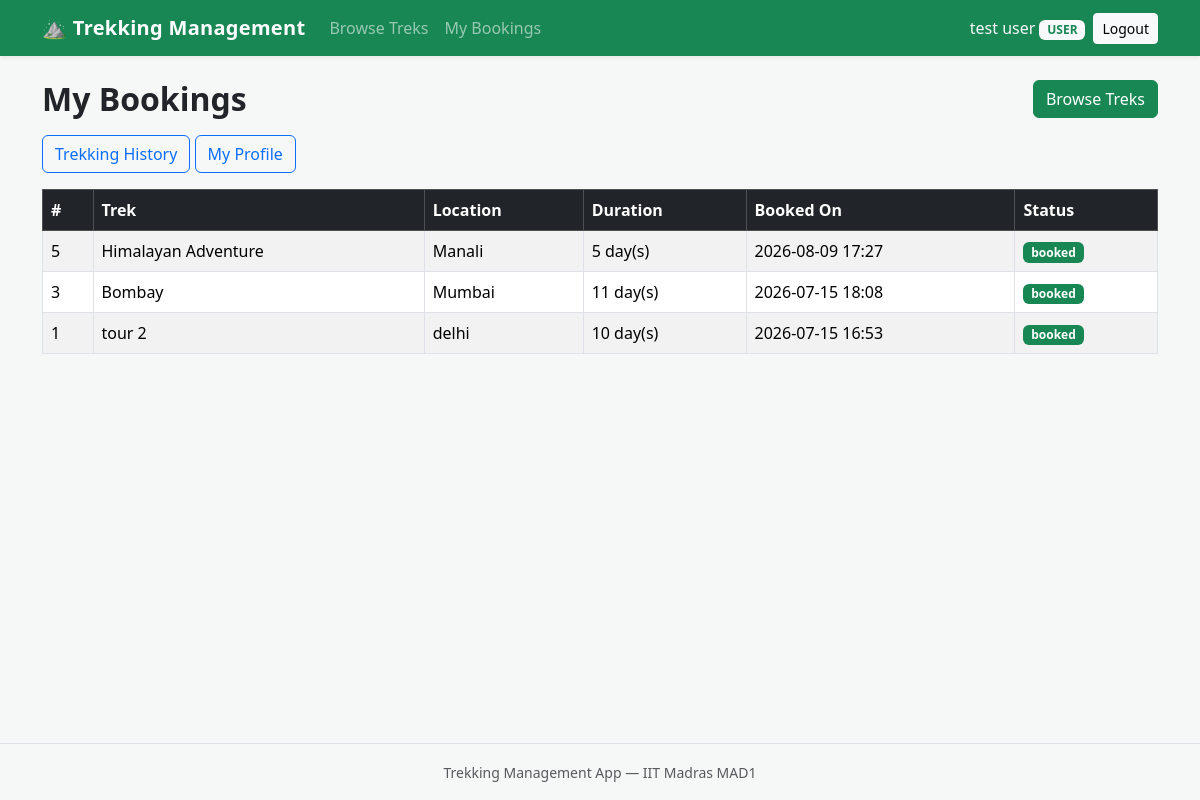
/dashboard (signed in), run on the app's committed database.
### models/user.py (models this page shows, shortened)
class User(UserMixin, db.Model):
    __tablename__ = "users"
    id = db.Column(db.Integer, primary_key=True)
    name = db.Column(db.String(80), nullable=False)
    email = db.Column(db.String(120), unique=True, nullable=False)
    password_hash = db.Column(db.String(255), nullable=False)
    role = db.Column(db.String(20), nullable=False, default="user")
    approved = db.Column(db.Boolean, nullable=False, default=False)
    blacklisted = db.Column(db.Boolean, nullable=False, default=False)
    bookings = db.relationship("Booking", backref="user", lazy=True)

### models/booking.py (models this page shows, shortened)
class Booking(db.Model):
    __tablename__ = "bookings"
    id = db.Column(db.Integer, primary_key=True)
    user_id = db.Column(db.Integer, db.ForeignKey("users.id"), nullable=False)
    trek_id = db.Column(db.Integer, db.ForeignKey("treks.id"), nullable=False)
    booking_date = db.Column(db.DateTime, nullable=False, default=datetime.utcnow)
    status = db.Column(db.String(20), nullable=False, default="booked")

### models/trek.py (models this page shows, shortened)
class Trek(db.Model):
    __tablename__ = "treks"
    id = db.Column(db.Integer, primary_key=True)
    name = db.Column(db.String(120), nullable=False)
    location = db.Column(db.String(120), nullable=False)
    difficulty = db.Column(db.String(20), nullable=True)
    duration = db.Column(db.Integer, nullable=False, default=1)
    available_slots = db.Column(db.Integer, nullable=False, default=0)
    status = db.Column(db.String(20), nullable=False, default="open")
    start_date = db.Column(db.Date, nullable=True)
    end_date = db.Column(db.Date, nullable=True)
    description = db.Column(db.Text, nullable=True)
    staff_id = db.Column(db.Integer, db.ForeignKey("users.id"), nullable=True)
    staff = db.relationship("User", backref="assigned_treks")
    bookings = db.relationship("Booking", backref="trek", lazy=True)

### routes/user.py (the view)
@user_bp.route("/dashboard")
@login_required
def dashboard():
    bookings = (
    Booking.query.filter_by(
        user_id=current_user.id,
        status="booked"
    )
    .order_by(Booking.booking_date.desc())
    .all()
)
    return render_template("user/dashboard.html", bookings=bookings)

### models/user.py (called while the page is built)
@login_manager.user_loader
def load_user(user_id):
    return User.query.get(int(user_id))

### templates/user/dashboard.html (shortened to what this page needs)
{% extends "base.html" %}
{% block content %}
<div class="d-flex justify-content-between align-items-center mb-3">
    <h2 class="mb-0">My Bookings</h2>
    <a class="btn btn-success" href="{{ url_for('user.home') }}">
        Browse Treks
    </a>
</div>
<div class="mb-3">
    <a href="{{ url_for('user.history') }}"
   class="btn btn-outline-primary">
    Trekking History
</a>
<a href="{{ url_for('user.profile') }}"
   class="btn btn-outline-primary">
    My Profile
</a>
</div>
{% if bookings %}
<div class="table-responsive">
    <table class="table table-striped table-bordered align-middle">
        <thead class="table-dark">
            <tr>
                <th>#</th>
                <th>Trek</th>
                <th>Location</th>
                <th>Duration</th>
                <th>Booked On</th>
                <th>Status</th>
            </tr>
        </thead>
        <tbody>
            {% for booking in bookings %}
            <tr>
                <td>{{ booking.id }}</td>
                <td>{{ booking.trek.name }}</td>
                <td>{{ booking.trek.location }}</td>
                <td>{{ booking.trek.duration }} day(s)</td>
                <td>{{ booking.booking_date.strftime('%Y-%m-%d %H:%M') }}</td>
                <td>
                    <span class="badge bg-success">{{ booking.status }}</span>
                </td>
            </tr>
            {% endfor %}
        </tbody>
    </table>
</div>
{% else %}
<p class="text-muted">
    You have not booked any treks yet.
    <a href="{{ url_for('user.home') }}">Browse available treks</a>.
</p>
{% endif %}
{% endblock %}

### templates/base.html (shortened to what this page needs)
<!DOCTYPE html>
<html lang="en">
<head>
    <link
        href="https://cdn.jsdelivr.net/npm/bootstrap@5.3.3/dist/css/bootstrap.min.css"
        rel="stylesheet">
    <link rel="stylesheet"
          href="{{ url_for('static', filename='style.css') }}">
</head>
<body>
    <nav class="navbar navbar-expand-lg navbar-dark bg-success shadow-sm">
        <div class="container">
            <a class="navbar-brand fw-bold" href="{{ url_for('user.home') }}">
                &#9968; Trekking Management
            </a>
            <div class="collapse navbar-collapse" id="mainNav">
                <ul class="navbar-nav me-auto mb-2 mb-lg-0">
                    {% if current_user.is_authenticated %}
                        {% if current_user.role == 'user' %}
                            <li class="nav-item">
                                <a class="nav-link" href="{{ url_for('user.home') }}">
                                    Browse Treks
                                </a>
                            </li>
                            <li class="nav-item">
                                <a class="nav-link"
                                   href="{{ url_for('user.dashboard') }}">
                                    My Bookings
                                </a>
                            </li>
                        {% endif %}
                    {% endif %}
                </ul>
                <div class="d-flex align-items-lg-center flex-column flex-lg-row gap-2">
                    {% if current_user.is_authenticated %}
                        <span class="navbar-text text-light">
                            {{ current_user.name }}
                            <span class="badge bg-light text-success text-uppercase">
                                {{ current_user.role }}
                            </span>
                        </span>
                        <a class="btn btn-light btn-sm"
                           href="{{ url_for('auth.logout') }}">Logout</a>
                    {% else %}
                        <a class="btn btn-outline-light btn-sm"
                           href="{{ url_for('auth.login') }}">Login</a>
                        <a class="btn btn-light btn-sm"
                           href="{{ url_for('auth.register') }}">Register</a>
                    {% endif %}
                </div>
            </div>
        </div>
    </nav>
    <main class="container py-4">
        {% block content %}{% endblock %}
    </main>
    <footer class="border-top mt-auto py-3">
        <div class="container text-center text-muted">
            <small>Trekking Management App &mdash; IIT Madras MAD1</small>
        </div>
    </footer>
</body>
</html>

### static/style.css (style rules this page uses)
body { min-height: 100vh; display: flex; flex-direction: column; background-color: #f6f8f7; }
main { flex: 1; }
.navbar-brand { letter-spacing: 0.3px; }
.table > :not(caption) > * > * { vertical-align: middle; }
h2 { font-weight: 600; }

### data on the page
User: name "test user", role "USER"
Booking: id "5", trek.name "Himalayan Adventure", trek.location "Manali", trek.duration "5", booking_date "2026-08-09 17:27", status "booked"
Booking: id "3", trek.name "Bombay", trek.location "Mumbai", trek.duration "11", booking_date "2026-07-15 18:08", status "booked"
Booking: id "1", trek.name "tour 2", trek.location "delhi", trek.duration "10", booking_date "2026-07-15 16:53", status "booked"
